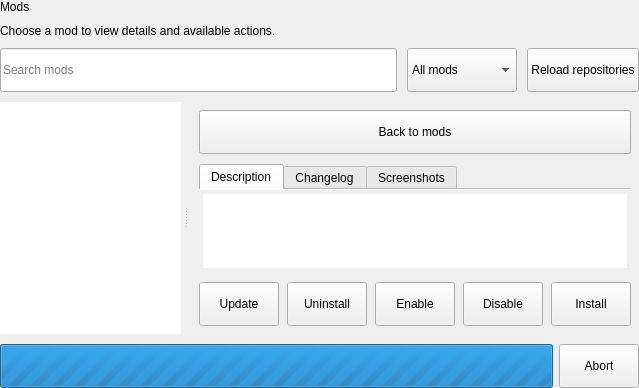
<?xml version='1.0' encoding='UTF-8'?>
<ui version="4.0">
 <class>CModListView</class>
 <widget class="QWidget" name="CModListView">
  <property name="geometry">
   <rect>
    <x>0</x>
    <y>0</y>
    <width>639</width>
    <height>351</height>
   </rect>
  </property>
  <property name="windowTitle">
   <string notr="true" />
  </property>
  <layout class="QVBoxLayout" name="verticalLayout">
   <property name="leftMargin">
    <number>0</number>
   </property>
   <property name="topMargin">
    <number>0</number>
   </property>
   <property name="rightMargin">
    <number>0</number>
   </property>
   <property name="bottomMargin">
    <number>0</number>
   </property>
   <property name="spacing">
    <number>10</number>
   </property>
   <item>
    <layout class="QVBoxLayout" name="modsHeadingLayout">
     <property name="leftMargin">
      <number>0</number>
     </property>
     <property name="topMargin">
      <number>0</number>
     </property>
     <property name="rightMargin">
      <number>0</number>
     </property>
     <property name="bottomMargin">
      <number>0</number>
     </property>
     <property name="spacing">
      <number>10</number>
     </property>
     <item>
      <widget class="QLabel" name="modsTitle">
       <property name="text">
        <string>Mods</string>
       </property>
       <property name="wordWrap">
        <bool>true</bool>
       </property>
       <property name="role" stdset="0">
        <string notr="true">sectionTitle</string>
       </property>
      </widget>
     </item>
     <item>
      <widget class="QLabel" name="modsHint">
       <property name="text">
        <string>Choose a mod to view details and available actions.</string>
       </property>
       <property name="wordWrap">
        <bool>true</bool>
       </property>
      </widget>
     </item>
    </layout>
   </item>
   <item>
    <layout class="QHBoxLayout" name="horizontalLayout_3" stretch="1,0,0">
     <item>
      <widget class="QLineEdit" name="lineEdit">
       <property name="sizePolicy">
        <sizepolicy hsizetype="Expanding" vsizetype="Fixed">
         <horstretch>0</horstretch>
         <verstretch>0</verstretch>
        </sizepolicy>
       </property>
       <property name="maximumSize">
        <size>
         <width>16777215</width>
         <height>16777215</height>
        </size>
       </property>
       <property name="text">
        <string />
       </property>
       <property name="clearButtonEnabled">
        <bool>true</bool>
       </property>
       <property name="placeholderText">
        <string>Search mods</string>
       </property>
       <property name="minimumSize">
        <size>
         <width>0</width>
         <height>44</height>
        </size>
       </property>
      </widget>
     </item>
     <item>
      <widget class="QComboBox" name="comboBox">
       <property name="sizePolicy">
        <sizepolicy hsizetype="Expanding" vsizetype="Fixed">
         <horstretch>0</horstretch>
         <verstretch>0</verstretch>
        </sizepolicy>
       </property>
       <property name="maximumSize">
        <size>
         <width>16777215</width>
         <height>16777215</height>
        </size>
       </property>
       <property name="currentIndex">
        <number>0</number>
       </property>
       <property name="minimumSize">
        <size>
         <width>0</width>
         <height>44</height>
        </size>
       </property>
       <item>
        <property name="text">
         <string>All mods</string>
        </property>
       </item>
       <item>
        <property name="text">
         <string>Downloadable</string>
        </property>
       </item>
       <item>
        <property name="text">
         <string>Installed</string>
        </property>
       </item>
       <item>
        <property name="text">
         <string>Updatable</string>
        </property>
       </item>
       <item>
        <property name="text">
         <string>Active</string>
        </property>
       </item>
       <item>
        <property name="text">
         <string>Inactive</string>
        </property>
       </item>
      </widget>
     </item>
     <item>
      <widget class="QPushButton" name="refreshButton">
       <property name="sizePolicy">
        <sizepolicy hsizetype="Expanding" vsizetype="Fixed">
         <horstretch>0</horstretch>
         <verstretch>0</verstretch>
        </sizepolicy>
       </property>
       <property name="text">
        <string>Reload repositories</string>
       </property>
       <property name="minimumSize">
        <size>
         <width>0</width>
         <height>44</height>
        </size>
       </property>
       <property name="maximumSize">
        <size>
         <width>16777215</width>
         <height>16777215</height>
        </size>
       </property>
      </widget>
     </item>
    </layout>
   </item>
   <item>
    <widget class="QSplitter" name="splitter">
     <property name="sizePolicy">
      <sizepolicy hsizetype="Expanding" vsizetype="Expanding">
       <horstretch>0</horstretch>
       <verstretch>0</verstretch>
      </sizepolicy>
     </property>
     <property name="orientation">
      <enum>Qt::Horizontal</enum>
     </property>
     <property name="childrenCollapsible">
      <bool>false</bool>
     </property>
     <property name="handleWidth">
      <number>10</number>
     </property>
     <widget class="QTreeView" name="allModsView">
      <property name="selectionMode">
       <enum>QAbstractItemView::SingleSelection</enum>
      </property>
      <property name="selectionBehavior">
       <enum>QAbstractItemView::SelectRows</enum>
      </property>
      <property name="iconSize">
       <size>
        <width>24</width>
        <height>24</height>
       </size>
      </property>
      <property name="verticalScrollMode">
       <enum>QAbstractItemView::ScrollPerItem</enum>
      </property>
      <property name="horizontalScrollMode">
       <enum>QAbstractItemView::ScrollPerPixel</enum>
      </property>
      <property name="sortingEnabled">
       <bool>true</bool>
      </property>
      <property name="expandsOnDoubleClick">
       <bool>false</bool>
      </property>
      <property name="minimumSize">
       <size>
        <width>0</width>
        <height>0</height>
       </size>
      </property>
      <property name="frameShape">
       <enum>QFrame::NoFrame</enum>
      </property>
      <property name="alternatingRowColors">
       <bool>false</bool>
      </property>
     </widget>
     <widget class="QFrame" name="modDetailsPanel">
      <property name="surface" stdset="0">
       <string notr="true">card</string>
      </property>
      <layout class="QVBoxLayout" name="modDetailsLayout">
       <property name="leftMargin">
        <number>8</number>
       </property>
       <property name="topMargin">
        <number>8</number>
       </property>
       <property name="rightMargin">
        <number>8</number>
       </property>
       <property name="bottomMargin">
        <number>8</number>
       </property>
       <property name="spacing">
        <number>10</number>
       </property>
       <item>
        <widget class="QPushButton" name="backToModsButton">
         <property name="text">
          <string>Back to mods</string>
         </property>
         <property name="minimumSize">
          <size>
           <width>0</width>
           <height>44</height>
          </size>
         </property>
        </widget>
       </item>
       <item>
        <widget class="QTabWidget" name="tabWidget">
         <property name="sizePolicy">
          <sizepolicy hsizetype="Expanding" vsizetype="Expanding">
           <horstretch>0</horstretch>
           <verstretch>0</verstretch>
          </sizepolicy>
         </property>
         <property name="currentIndex">
          <number>0</number>
         </property>
         <property name="documentMode">
          <bool>true</bool>
         </property>
         <property name="usesScrollButtons">
          <bool>true</bool>
         </property>
         <property name="minimumSize">
          <size>
           <width>0</width>
           <height>0</height>
          </size>
         </property>
         <widget class="QWidget" name="tabInfo">
          <attribute name="title">
           <string>Description</string>
          </attribute>
          <layout class="QGridLayout" name="gridLayout_4">
           <property name="leftMargin">
            <number>4</number>
           </property>
           <property name="topMargin">
            <number>4</number>
           </property>
           <property name="rightMargin">
            <number>4</number>
           </property>
           <property name="bottomMargin">
            <number>4</number>
           </property>
           <item row="0" column="0">
            <widget class="QTextBrowser" name="modInfoBrowser">
             <property name="sizePolicy">
              <sizepolicy hsizetype="Expanding" vsizetype="Expanding">
               <horstretch>0</horstretch>
               <verstretch>0</verstretch>
              </sizepolicy>
             </property>
             <property name="readOnly">
              <bool>true</bool>
             </property>
             <property name="openExternalLinks">
              <bool>true</bool>
             </property>
             <property name="openLinks">
              <bool>true</bool>
             </property>
             <property name="frameShape">
              <enum>QFrame::NoFrame</enum>
             </property>
             <property name="horizontalScrollBarPolicy">
              <enum>Qt::ScrollBarAlwaysOff</enum>
             </property>
            </widget>
           </item>
          </layout>
         </widget>
         <widget class="QWidget" name="tabChangelog">
          <attribute name="title">
           <string>Changelog</string>
          </attribute>
          <layout class="QGridLayout" name="gridLayout_5">
           <property name="leftMargin">
            <number>4</number>
           </property>
           <property name="topMargin">
            <number>4</number>
           </property>
           <property name="rightMargin">
            <number>4</number>
           </property>
           <property name="bottomMargin">
            <number>4</number>
           </property>
           <item row="0" column="0">
            <widget class="QTextBrowser" name="changelogBrowser">
             <property name="frameShape">
              <enum>QFrame::NoFrame</enum>
             </property>
             <property name="horizontalScrollBarPolicy">
              <enum>Qt::ScrollBarAlwaysOff</enum>
             </property>
            </widget>
           </item>
          </layout>
         </widget>
         <widget class="QWidget" name="tabScreenshots">
          <attribute name="title">
           <string>Screenshots</string>
          </attribute>
          <layout class="QGridLayout" name="gridLayout_6">
           <property name="leftMargin">
            <number>4</number>
           </property>
           <property name="topMargin">
            <number>4</number>
           </property>
           <property name="rightMargin">
            <number>4</number>
           </property>
           <property name="bottomMargin">
            <number>4</number>
           </property>
           <item row="0" column="0">
            <widget class="QListWidget" name="screenshotsList">
             <property name="horizontalScrollBarPolicy">
              <enum>Qt::ScrollBarAlwaysOff</enum>
             </property>
             <property name="selectionMode">
              <enum>QAbstractItemView::NoSelection</enum>
             </property>
             <property name="selectionBehavior">
              <enum>QAbstractItemView::SelectRows</enum>
             </property>
             <property name="iconSize">
              <size>
               <width>240</width>
               <height>180</height>
              </size>
             </property>
             <property name="viewMode">
              <enum>QListView::IconMode</enum>
             </property>
             <property name="uniformItemSizes">
              <bool>true</bool>
             </property>
             <property name="resizeMode">
              <enum>QListView::Adjust</enum>
             </property>
             <property name="movement">
              <enum>QListView::Static</enum>
             </property>
             <property name="spacing">
              <number>12</number>
             </property>
            </widget>
           </item>
          </layout>
         </widget>
        </widget>
       </item>
       <item>
        <layout class="QHBoxLayout" name="horizontalLayout_2">
         <property name="spacing">
          <number>8</number>
         </property>
         <item>
          <widget class="QPushButton" name="updateButton">
           <property name="sizePolicy">
            <sizepolicy hsizetype="Expanding" vsizetype="Fixed">
             <horstretch>0</horstretch>
             <verstretch>0</verstretch>
            </sizepolicy>
           </property>
           <property name="text">
            <string>Update</string>
           </property>
           <property name="iconSize">
            <size>
             <width>20</width>
             <height>20</height>
            </size>
           </property>
           <property name="minimumSize">
            <size>
             <width>0</width>
             <height>44</height>
            </size>
           </property>
           <property name="maximumSize">
            <size>
             <width>16777215</width>
             <height>16777215</height>
            </size>
           </property>
           <property name="role" stdset="0">
            <string notr="true">primary</string>
           </property>
          </widget>
         </item>
         <item>
          <widget class="QPushButton" name="uninstallButton">
           <property name="sizePolicy">
            <sizepolicy hsizetype="Expanding" vsizetype="Fixed">
             <horstretch>0</horstretch>
             <verstretch>0</verstretch>
            </sizepolicy>
           </property>
           <property name="text">
            <string>Uninstall</string>
           </property>
           <property name="iconSize">
            <size>
             <width>20</width>
             <height>20</height>
            </size>
           </property>
           <property name="minimumSize">
            <size>
             <width>0</width>
             <height>44</height>
            </size>
           </property>
           <property name="maximumSize">
            <size>
             <width>16777215</width>
             <height>16777215</height>
            </size>
           </property>
          </widget>
         </item>
         <item>
          <widget class="QPushButton" name="enableButton">
           <property name="sizePolicy">
            <sizepolicy hsizetype="Expanding" vsizetype="Fixed">
             <horstretch>0</horstretch>
             <verstretch>0</verstretch>
            </sizepolicy>
           </property>
           <property name="text">
            <string>Enable</string>
           </property>
           <property name="iconSize">
            <size>
             <width>20</width>
             <height>20</height>
            </size>
           </property>
           <property name="minimumSize">
            <size>
             <width>0</width>
             <height>44</height>
            </size>
           </property>
           <property name="maximumSize">
            <size>
             <width>16777215</width>
             <height>16777215</height>
            </size>
           </property>
           <property name="role" stdset="0">
            <string notr="true">primary</string>
           </property>
          </widget>
         </item>
         <item>
          <widget class="QPushButton" name="disableButton">
           <property name="sizePolicy">
            <sizepolicy hsizetype="Expanding" vsizetype="Fixed">
             <horstretch>0</horstretch>
             <verstretch>0</verstretch>
            </sizepolicy>
           </property>
           <property name="text">
            <string>Disable</string>
           </property>
           <property name="iconSize">
            <size>
             <width>20</width>
             <height>20</height>
            </size>
           </property>
           <property name="minimumSize">
            <size>
             <width>0</width>
             <height>44</height>
            </size>
           </property>
           <property name="maximumSize">
            <size>
             <width>16777215</width>
             <height>16777215</height>
            </size>
           </property>
          </widget>
         </item>
         <item>
          <widget class="QPushButton" name="installButton">
           <property name="sizePolicy">
            <sizepolicy hsizetype="Expanding" vsizetype="Fixed">
             <horstretch>0</horstretch>
             <verstretch>0</verstretch>
            </sizepolicy>
           </property>
           <property name="text">
            <string>Install</string>
           </property>
           <property name="iconSize">
            <size>
             <width>20</width>
             <height>20</height>
            </size>
           </property>
           <property name="minimumSize">
            <size>
             <width>0</width>
             <height>44</height>
            </size>
           </property>
           <property name="maximumSize">
            <size>
             <width>16777215</width>
             <height>16777215</height>
            </size>
           </property>
           <property name="role" stdset="0">
            <string notr="true">primary</string>
           </property>
          </widget>
         </item>
        </layout>
       </item>
      </layout>
     </widget>
    </widget>
   </item>
   <item>
    <widget class="QWidget" name="progressWidget" native="true">
     <property name="enabled">
      <bool>true</bool>
     </property>
     <property name="sizePolicy">
      <sizepolicy hsizetype="Preferred" vsizetype="Minimum">
       <horstretch>0</horstretch>
       <verstretch>0</verstretch>
      </sizepolicy>
     </property>
     <property name="minimumSize">
      <size>
       <width>0</width>
       <height>0</height>
      </size>
     </property>
     <layout class="QHBoxLayout" name="horizontalLayout">
      <property name="leftMargin">
       <number>0</number>
      </property>
      <property name="topMargin">
       <number>0</number>
      </property>
      <property name="rightMargin">
       <number>0</number>
      </property>
      <property name="bottomMargin">
       <number>0</number>
      </property>
      <item>
       <widget class="QProgressBar" name="progressBar">
        <property name="sizePolicy">
         <sizepolicy hsizetype="Expanding" vsizetype="Minimum">
          <horstretch>0</horstretch>
          <verstretch>0</verstretch>
         </sizepolicy>
        </property>
        <property name="maximum">
         <number>0</number>
        </property>
        <property name="value">
         <number>0</number>
        </property>
        <property name="alignment">
         <set>Qt::AlignCenter</set>
        </property>
        <property name="textVisible">
         <bool>true</bool>
        </property>
        <property name="invertedAppearance">
         <bool>false</bool>
        </property>
        <property name="format">
         <string> %p% (%v KB out of %m KB)</string>
        </property>
       </widget>
      </item>
      <item>
       <widget class="QPushButton" name="abortButton">
        <property name="sizePolicy">
         <sizepolicy hsizetype="Minimum" vsizetype="Minimum">
          <horstretch>0</horstretch>
          <verstretch>0</verstretch>
         </sizepolicy>
        </property>
        <property name="text">
         <string>Abort</string>
        </property>
        <property name="minimumSize">
         <size>
          <width>0</width>
          <height>44</height>
         </size>
        </property>
        <property name="maximumSize">
         <size>
          <width>16777215</width>
          <height>16777215</height>
         </size>
        </property>
       </widget>
      </item>
     </layout>
    </widget>
   </item>
  </layout>
 </widget>
 <resources />
 <connections />
</ui>
